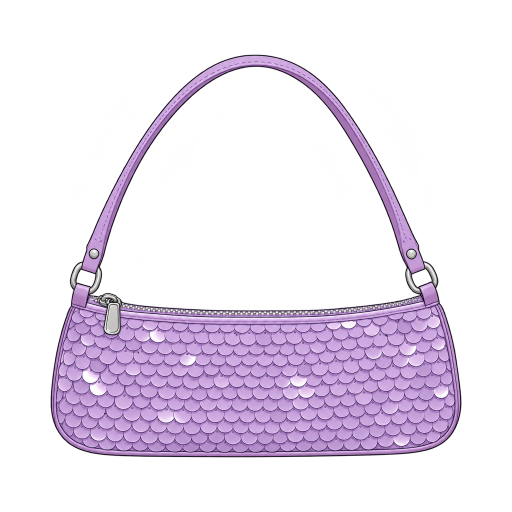
#> input picture art-src/raw/product/acc-bag-baguette.png, 1024 x 1024 px, given in place of base.png, which was not available (shown at 1/2 size)
$ python onbody.py
#> lines starting #> are read from the running program, lines starting #| are printed output that depends on the picture; after the words box and inside, x2 and y2 are one past the last pixel; in counts of white or black regions, pixels touching at a corner belong together
### art-src/v2/check.py
"""v2 experiment: align each transparent layer onto the base and report problems.

No cutting. A layer is used as Codex drew it; this script only
- places the items Codex does not put in place reliably by an anchor on the doll:
  each shoe onto its foot, a bag under the fingers of her hand. Clothes and hair
  already land on the body as drawn and are not moved;
- reports skin pixels inside the item (Codex drew part of the doll by mistake) and
  enclosed transparent holes;
- writes art-src/v2/out/<name>.png (aligned, full canvas) and a report.

  art-src/.venv/bin/python art-src/v2/check.py
"""
import json
import pathlib
import sys

import numpy as np
from PIL import Image
from scipy import ndimage as ndi

ROOT = pathlib.Path(__file__).resolve().parent
sys.path.insert(0, str(ROOT.parent))
from skin import skin_weight  # noqa: E402

RAW, OUT = ROOT / 'raw', ROOT / 'out'


def rgba(path):
    return np.asarray(Image.open(path).convert('RGBA'), dtype=np.float32)


# [38 lines left out: functions segments, feet_boxes, hand_box, move, not called in this run]


ANKLE_Y = 1330          # below this row the doll's bare feet


# [10 lines left out: function scale_part, not called in this run]


BASE_RGB = None


# [263 lines left out: functions trim_foot, fit_shoes, fit_bottom, earlobes, fit_earrings, not called in this run]


# matched by name prefix, so that new models (acc-bag-clutch, acc-neck-drop) are fitted too
BAGS = ('acc-tote', 'acc-bag', 'acc-belt-bag')
NECKLACES = ('acc-chain', 'acc-pearls', 'acc-neck')


# [59 lines left out: functions neck, fit_necklace, fingertips, not called in this run]


# Codex draws some bags tiny next to her (a straw basket 104 px wide, a tote 297): any bag smaller than
# this (opaque box area, handle included) is scaled up to it, by at most BAG_GROW
BAG_MIN_AREA = 52000
BAG_GROW = 2.0
# how much the last fitted bag was scaled up: skin-like pixels (a straw basket) scale with it
grown = 1.0


# the bag must stay inside the figure frame (batch.FRAME_X), or the doll shrinks on every screen
BAG_FRAME = (165, 795)


# [208 lines left out: functions grow_bag, fit_bag, shoe_overhang, leg_offset, leg_flare, covers_feet and 5 more, not called in this run]


# shoes drawn by editing the doll's own feet (onbody.py): already in place
ONBODY = {p.stem for d in ('onbody', 'onface', 'wear') if (ROOT / 'raw' / d).exists()
          for p in (ROOT / 'raw' / d).glob('*.png')}


# [35 lines left out: functions fit_choker, shrink_earrings, not called in this run]


LENS_ALPHA = 0.5


# [66 lines left out: functions nose_x, fit_glasses, not called in this run]


JEWELLERY = ('acc-hoops', 'acc-ear', 'acc-studs', 'acc-chain', 'acc-pearls', 'acc-neck', 'acc-choker')


# [165 lines left out: functions drop_haze, fit, underwear, waist_overhang, hip_gap, main, not called in this run]


# [2 lines that do not run on import are left out]

### art-src/v2/onbody.py
"""v2: shoe layers from edits of the doll's own feet (gen_onbody.sh).

The shoe is what changed against base.png below the ankles: new opaque pixels
(sole, heel, toe beyond her foot) and pixels that changed colour clearly (the shoe
over her skin). Her skin left unchanged inside a pump's opening is not taken, so her
own foot shows there. Written to raw/<name>.png, where check.py uses it as is
(listed in check.ONBODY: no fitting).

  art-src/.venv/bin/python art-src/v2/onbody.py
"""
import pathlib
import sys

import numpy as np
from PIL import Image
from scipy import ndimage as ndi

ROOT = pathlib.Path(__file__).resolve().parent
sys.path.insert(0, str(ROOT))
from check import rgba  # noqa: E402

ANKLE = 1290            # nothing above this row is a shoe
RAW = ROOT / 'raw'
CUTS = {}               # shoe -> row below which the doll's own feet are hidden


def shift_to(base, img):
    """Integer translation that best aligns img onto base (phase correlation on alpha)."""
    a, b = base[..., 3], img[..., 3]
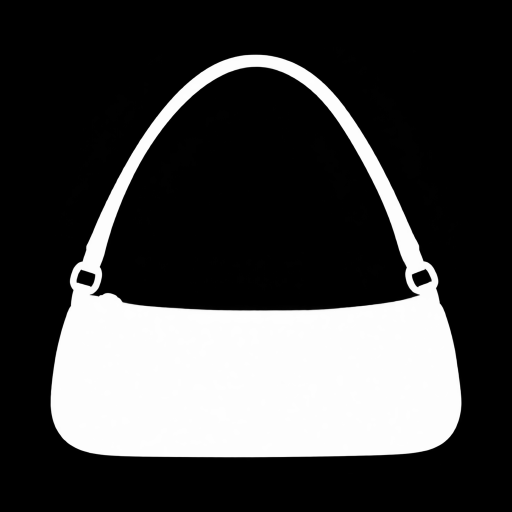
#> a: shape (1024, 1024) float32 (shown at 1/2 size); min 0, max 255, mean 66.2
    r = np.fft.fft2(a - a.mean()) * np.conj(np.fft.fft2(b - b.mean()))
    r /= np.abs(r) + 1e-9
    corr = np.fft.ifft2(r).real
    dy, dx = np.unravel_index(np.argmax(corr), corr.shape)
#> dy = 0; dx = 0
    h, w = corr.shape
#> h = 1024; w = 1024
    dy = dy - h if dy > h // 2 else dy
    dx = dx - w if dx > w // 2 else dx
    if abs(dx) > 20 or abs(dy) > 20:
        dx = dy = 0
    return np.roll(img, (dy, dx), axis=(0, 1)), (int(dx), int(dy))


def drop_lines(m, keep_px=150, reach=3, rel=0.0, width=2):
    """Remove thin lines: Codex redraws bits of the body's own outline (an arm, a calf)
    while editing, which are not part of the item. Pieces without any thick part go;
    within the item, only lines more than `reach` px from its thick parts go."""
    # (width: half the width a part must have to be material, not an ink line)
    thick = ndi.binary_opening(m, iterations=width)
    lab, n = ndi.label(m, structure=np.ones((3, 3)))
    if n:
        t = ndi.sum(thick, lab, range(1, n + 1))
        # (rel: pieces far smaller than the main one, like a redrawn hand, go too)
        m = np.isin(lab, [i + 1 for i in range(n) if t[i] >= max(keep_px, rel * t.max())])
    return m & ndi.binary_dilation(thick, iterations=reach + width - 2)


def cover_toes(img, m, feet, open_toe=False):
    """A closed shoe must hide her toes: where they stick out at the sides of the
    shoe, widen that shoe sideways about its centre until they are covered."""
    lab, n = ndi.label(ndi.binary_dilation(m, iterations=2))
    out_img, out_m = img.copy(), m.copy()
    ys = np.nonzero(feet.any(axis=1))[0]
    if not len(ys):
        return img, m
    toes = feet.copy()
    toes[:ys.min() + int((ys.max() - ys.min()) * 0.55)] = False
    xs_all = np.arange(m.shape[1], dtype=np.float32)
    for i in range(1, n + 1):
        comp = (lab == i) & m
        if comp.sum() < 1000:
            continue
        cols = np.nonzero(comp.any(axis=0))[0]
        x0, x1 = cols.min(), cols.max()
        mine = toes.copy()
        mine[:, :x0 - 30] = False
        mine[:, x1 + 31:] = False
        if open_toe or (mine & ~comp).sum() <= 20:       # a sandal shows the toes on purpose
            continue
        cx = (x0 + x1) / 2
        need = max(cx - np.nonzero(mine.any(axis=0))[0].min(), np.nonzero(mine.any(axis=0))[0].max() - cx)
        sc = min(1.3, (need + 3) / max((x1 - x0) / 2, 1))
        if sc <= 1:
            continue
        rows = np.nonzero(comp.any(axis=1))[0]
        for y in rows:
            src = cx + (xs_all - cx) / sc
            band = (xs_all >= cx - (cx - x0) * sc - 2) & (xs_all <= cx + (x1 - cx) * sc + 2)
            for c in range(4):
                v = np.interp(src, xs_all, np.where(comp[y], img[y, :, c], 0))
                out_img[y, band, c] = np.where(np.interp(src, xs_all, comp[y].astype(np.float32))[band] > 0.5,
                                               v[band], out_img[y, band, c])
            out_m[y, band] |= np.interp(src, xs_all, comp[y].astype(np.float32))[band] > 0.5
    return out_img, out_m


def main():
    base = rgba(ROOT / 'base.png')
    for p in sorted((RAW / 'onbody').glob('*.png')):
        img, off = shift_to(base, rgba(p))
#> off = (0, 0)
        ba, ia = base[..., 3] > 128, img[..., 3] > 128
#> ba: shape (1024, 1024) bool; 26.1% white; 1 white region, box (x1, y1, x2, y2) and area: (101, 109, 923, 915) 274134
        diff = np.abs(img[..., :3] - base[..., :3]).max(axis=-1)
#> diff: shape (1024, 1024) float32; every value is 0
        diff = ndi.gaussian_filter(diff, 0.8)
        m = (ia & ~ba) | (ia & ba & (diff > 40))
#> m: shape (1024, 1024) bool; every value is 0
        top_limit = 900 if 'boots' in p.stem else ANKLE    # knee-high boots reach up the leg
        m[:top_limit] = False
        # Codex sometimes fills the transparent background around the feet with a flat
        # colour: per row, what looks like the far left of that row is background
        rgb = img[..., :3]
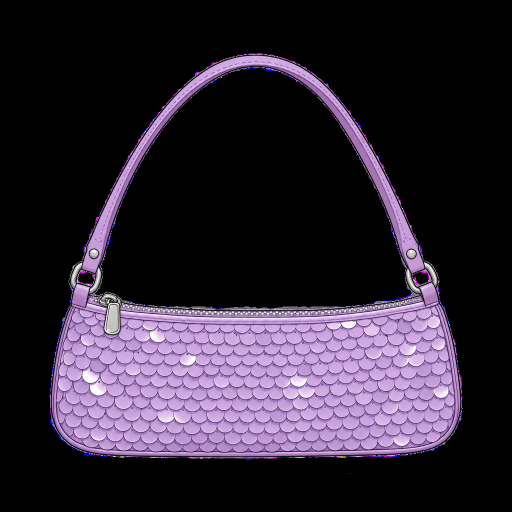
#> rgb: shape (1024, 1024, 3) float32 (shown at 1/2 size); mean R, G, B 47.8, 38.4, 53
        for y in range(top_limit, m.shape[0]):
            far = ia[y, :260] & ~ba[y, :260]
            if far.sum() > 40:
                bgc = np.median(rgb[y, :260][far], axis=0)
                m[y] &= np.abs(rgb[y] - bgc).max(axis=-1) > 28
        # the shoes are what touches her feet
        feet = ba.copy()
        feet[:ANKLE] = False
        lab, n = ndi.label(m)
#> n = 0
        touch = np.unique(lab[ndi.binary_dilation(feet, iterations=3) & m])
#> touch = empty array
        m = np.isin(lab, touch[touch > 0])
        m = ndi.binary_closing(m, iterations=2)
        m = ndi.binary_opening(m, iterations=1)
        lab, n = ndi.label(m)
        if n:
            sizes = ndi.sum(m, lab, range(1, n + 1))
            m = np.isin(lab, [i + 1 for i, s in enumerate(sizes) if s >= 300])
        m = ndi.binary_fill_holes(m) & ia
        m = drop_lines(m)
#> in drop_lines, `lab, n = ndi.label(m, structure=np.ones((3, 3)))`: n = 0
        if 'sandal' not in p.stem and m.any():
            # A closed shoe: the edit's whole foot below the shoe's top, her foot in
            # its place and size as Codex drew it inside the shoe. The doll's own
            # feet are hidden there (layers.json 'cut'), so no toe can poke out.
            # the shoe starts where its material does, not at a redrawn bit of leg
            sys.path.insert(0, str(ROOT.parent))
            from skin import skin_weight
            mat = m & ~(skin_weight(img[..., :3], strict=False) > 0.5)
            rows = np.nonzero(mat.sum(axis=1) >= 30)[0]
            top = np.nonzero(m.any(axis=1))[0].min()
            if 'boots' in p.stem and len(rows):
                top = rows.min()          # (low shoes keep their verified cut)
            whole = ia.copy()
            whole[:top] = False
            lab2, _ = ndi.label(whole)
            keep = np.unique(lab2[m])
            m = np.isin(lab2, keep[keep > 0])
            CUTS[p.stem] = int(top)
        else:
            img, m = cover_toes(img, m, feet, open_toe=True)
#> in cover_toes, `ys = np.nonzero(feet.any(axis=1))[0]`: ys = empty array
        alpha = ndi.gaussian_filter(m.astype(np.float32), 0.7) * (img[..., 3] / 255)
        # fade the top into her leg (shoes start at the ankle); the doll is hidden
        # only below the faded rows
        ys = np.nonzero(m.any(axis=1))[0]
#> ys = empty array
        if len(ys):
            alpha *= np.clip((np.arange(alpha.shape[0]) - ys.min()) / 10, 0, 1)[:, None]
            if p.stem in CUTS:
                CUTS[p.stem] = int(ys.min() + 10)
        out = np.dstack([img[..., :3], 255 * alpha])
        Image.fromarray(out.clip(0, 255).astype(np.uint8)).save(RAW / f'{p.stem}.png')
        # the edit must keep the background transparent: opaque pixels far from her
        # feet mean Codex painted a backdrop, and the layer is unusable
        far = ia & ~ndi.binary_dilation(feet, iterations=30)
        far[:ANKLE] = False
        bad = int(far.sum())
#> bad = 0
        print(p.stem, 'offset', off, 'px', int(m.sum()), 'backdrop px', bad, 'REGENERATE' if bad > 500 else 'ok')
#| acc-bag-baguette offset (0, 0) px 0 backdrop px 0 ok
    import json
    (ROOT / 'out').mkdir(exist_ok=True)
    (ROOT / 'out' / 'cuts.json').write_text(json.dumps(CUTS))


if __name__ == '__main__':
    main()

$ run again, on art-src/raw/product/acc-bag-frame.png
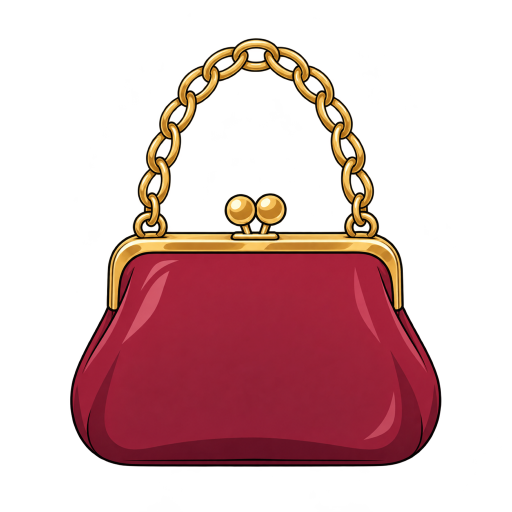
#> input picture art-src/raw/product/acc-bag-frame.png, 1024 x 1024 px, given in place of base.png, which was not available (shown at 1/2 size)
#> in shift_to, `a, b = base[..., 3], img[..., 3]`:
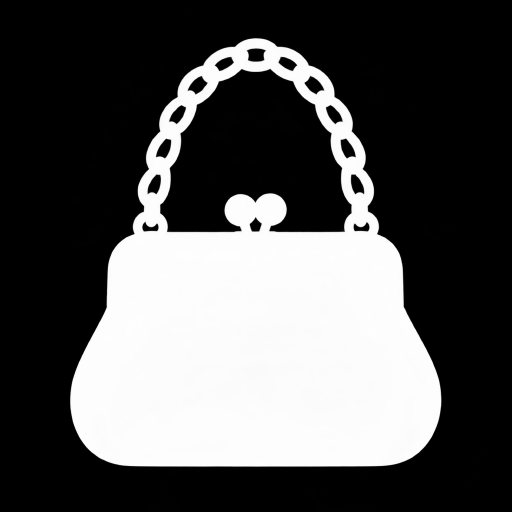
#> a: shape (1024, 1024) float32 (shown at 1/2 size); min 0, max 255, mean 85.2
#> dy = 0
#> off = (0, 0)
#> ba: shape (1024, 1024) bool; 33.7% white; 1 white region, box (x1, y1, x2, y2) and area: (140, 77, 883, 933) 353606
#> diff: shape (1024, 1024) float32; every value is 0
#> m: shape (1024, 1024) bool; every value is 0
#> in main, `rgb = img[..., :3]`:
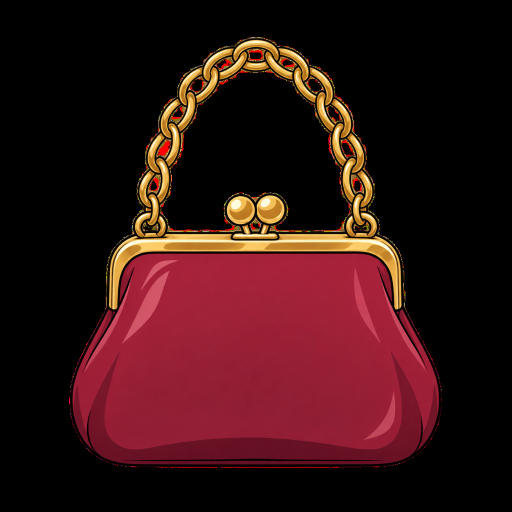
#> rgb: shape (1024, 1024, 3) float32 (shown at 1/2 size); mean R, G, B 52.5, 18.3, 18.6
#> in main, `lab, n = ndi.label(m)`: n = 0
#> touch = empty array
#> in drop_lines, `lab, n = ndi.label(m, structure=np.ones((3, 3)))`: n = 0
#> in cover_toes, `ys = np.nonzero(feet.any(axis=1))[0]`: ys = empty array
#> bad = 0
#| acc-bag-frame offset (0, 0) px 0 backdrop px 0 ok

$ run again, on art-src/raw/product/acc-bag-mini.png
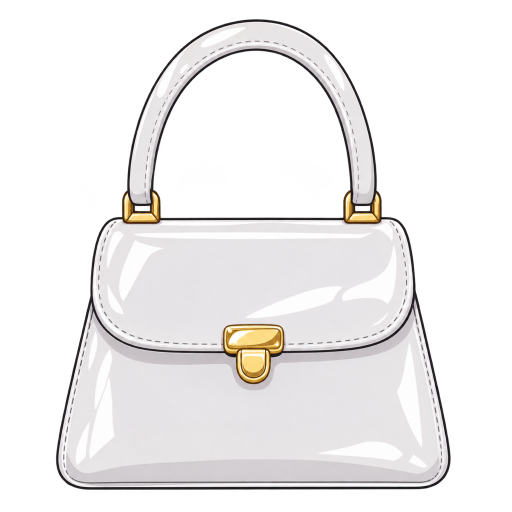
#> input picture art-src/raw/product/acc-bag-mini.png, 1024 x 1024 px, given in place of base.png, which was not available (shown at 1/2 size)
#> in shift_to, `a, b = base[..., 3], img[..., 3]`:
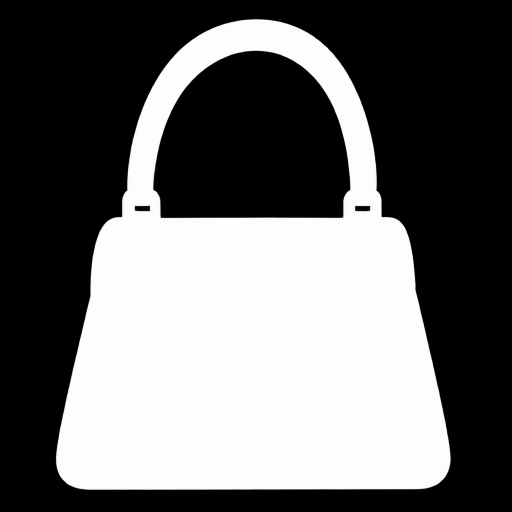
#> a: shape (1024, 1024) float32 (shown at 1/2 size); min 0, max 255, mean 106
#> dy = 0
#> off = (0, 0)
#> ba: shape (1024, 1024) bool; 41.9% white; 1 white region, box (x1, y1, x2, y2) and area: (112, 39, 901, 979) 439227
#> diff: shape (1024, 1024) float32; every value is 0
#> m: shape (1024, 1024) bool; every value is 0
#> in main, `rgb = img[..., :3]`:
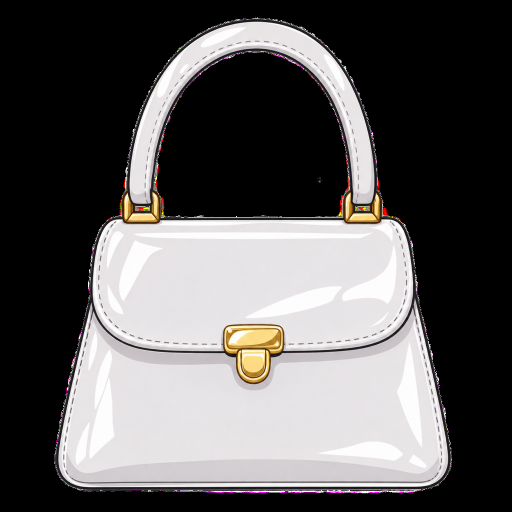
#> rgb: shape (1024, 1024, 3) float32 (shown at 1/2 size); mean R, G, B 93.5, 91.1, 91.2
#> in main, `lab, n = ndi.label(m)`: n = 0
#> touch = empty array
#> in drop_lines, `lab, n = ndi.label(m, structure=np.ones((3, 3)))`: n = 0
#> in cover_toes, `ys = np.nonzero(feet.any(axis=1))[0]`: ys = empty array
#> bad = 0
#| acc-bag-mini offset (0, 0) px 0 backdrop px 0 ok
